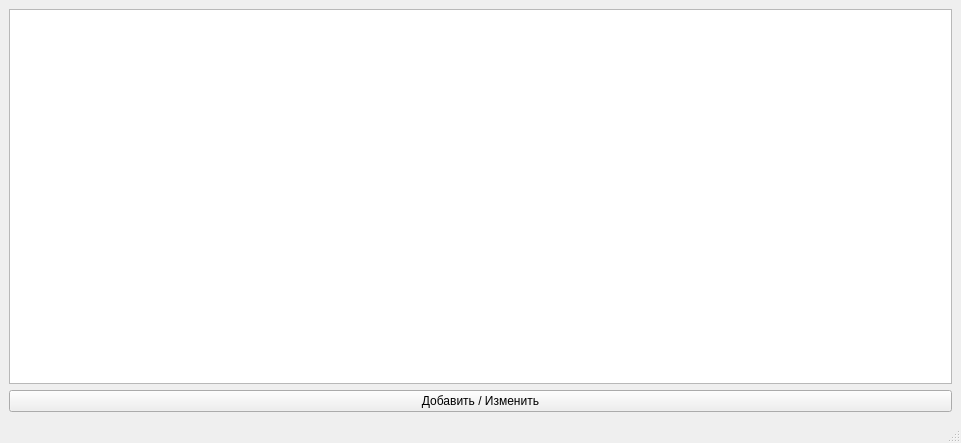
<?xml version="1.0" encoding="UTF-8"?>
<ui version="4.0">
 <class>MainWindow</class>
 <widget class="QMainWindow" name="MainWindow">
  <property name="geometry">
   <rect>
    <x>0</x>
    <y>0</y>
    <width>961</width>
    <height>443</height>
   </rect>
  </property>
  <property name="windowTitle">
   <string>MainWindow</string>
  </property>
  <widget class="QWidget" name="centralwidget">
   <layout class="QGridLayout" name="gridLayout">
    <item row="0" column="0">
     <widget class="QTableWidget" name="tableWidget"/>
    </item>
    <item row="1" column="0">
     <layout class="QHBoxLayout" name="horizontalLayout">
      <item>
       <widget class="QPushButton" name="pushButton">
        <property name="text">
         <string>Добавить / Изменить</string>
        </property>
       </widget>
      </item>
     </layout>
    </item>
   </layout>
  </widget>
  <widget class="QStatusBar" name="statusbar"/>
 </widget>
 <resources/>
 <connections/>
</ui>
